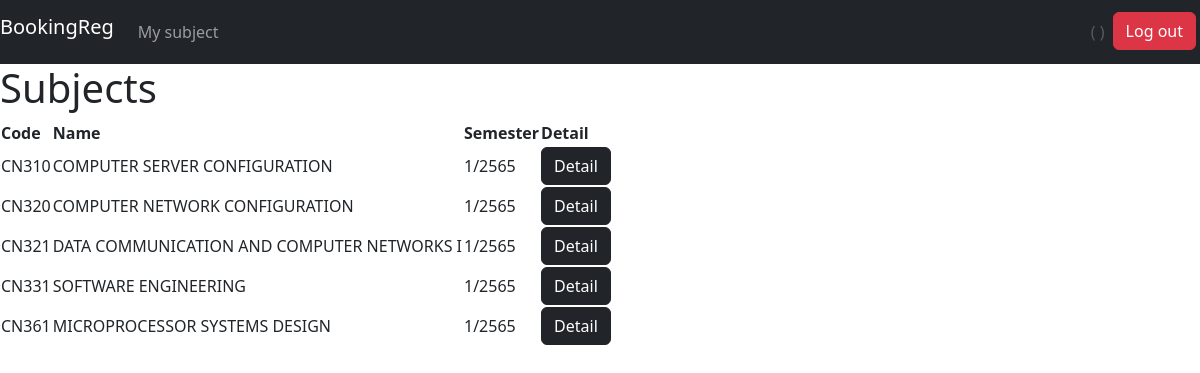
The app's page /regist/ with its own data.
### regist/models.py (models this page shows, shortened)
class Subject(models.Model):
    code = models.CharField(max_length=5)
    name = models.CharField(max_length=50)
    semester = models.IntegerField()
    year = models.IntegerField()
    max_cap = models.IntegerField()
    status = models.BooleanField()

### regist/views.py (the view)
# urls.py: path('', views.index, name='index'),
def index(request):
    student = Student.objects.filter(username=request.user.username).first()
    regists = Register.objects.filter(student=student).all()
    id = []
    for regist in regists:
        id.append(regist.subject.id)
    subjects = Subject.objects.exclude(pk__in=id)
    return render(request, 'regist/index.html', {
        'subjects': subjects,
    })

### regist/templates/regist/index.html (shortened to what this page needs)
{% extends 'regist/layout.html' %}
{% block body %}
<h1>Subjects</h1>
{% if subjects %}
<table>
    <tr>
      <th>Code</th>
      <th>Name</th>
      <th>Semester</th>
      <th>Detail</th>
    </tr>
    {% for subject in subjects %}
    {% if subject.status %}
    <tr>
        <td>{{ subject.code }}</td>
        <td>{{ subject.name }}</td>
        <td>{{ subject.semester }}/{{ subject.year }}</td>
        <td><a class="btn btn-dark text-white" href="{% url 'regist:subject' subject.id %}">Detail</a></td>
    </tr>
    {% endif %}
    {% endfor %}
{% endif %}
</table>
{% endblock %}

### records on screen
Subject: code "CN310", name "COMPUTER SERVER CONFIGURATION", semester "1", year "2565"
Subject: code "CN320", name "COMPUTER NETWORK CONFIGURATION", semester "1", year "2565"
Subject: code "CN321", name "DATA COMMUNICATION AND COMPUTER NETWORKS I", semester "1", year "2565"
Subject: code "CN331", name "SOFTWARE ENGINEERING", semester "1", year "2565"
Subject: code "CN361", name "MICROPROCESSOR SYSTEMS DESIGN", semester "1", year "2565"
